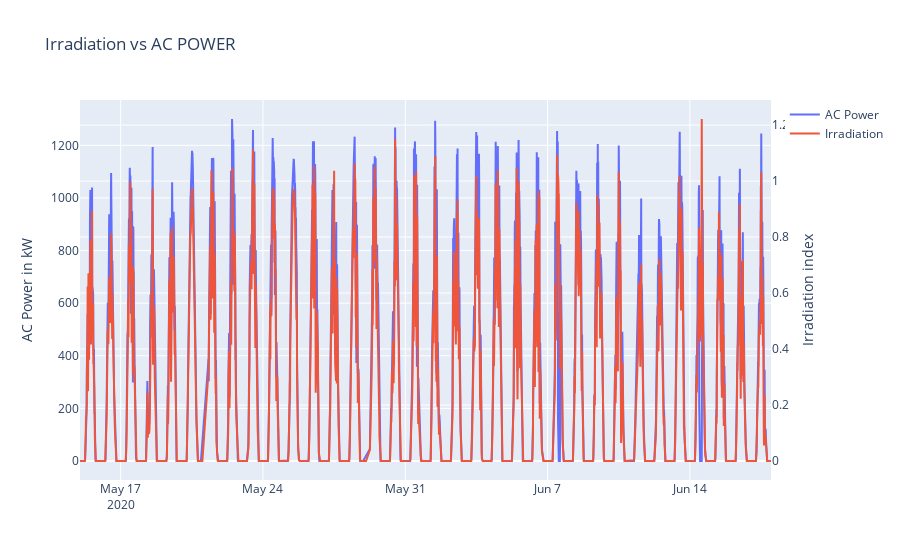

Source (notebook cell):
### Code cell
fig = go.Figure()

fig.add_trace(go.Scatter(x=inv_1["DATE_TIME"], y=inv_1["AC_POWER"],
                         mode='lines',
                         name='AC Power'))

fig.add_trace(go.Scatter(x=weather_filtered["DATE_TIME"], y=weather_filtered["IRRADIATION"],
                         mode='lines',
                         name='Irradiation',
                         yaxis='y2'))

fig.update_layout(title_text="Irradiation vs AC POWER",
                  yaxis1=dict(title="AC Power in kW",
                              side='left'),
                  yaxis2=dict(title="Irradiation index",
                              side='right',
                              anchor="x",
                              overlaying="y"
                              ))

fig.show()

### Figure 1 — Plotly figure (JSON) as saved in the notebook; plotly's stock layout.template omitted (floating-point values rounded to 4 significant figures; data arrays with more than 128 entries replaced by an {"elided": "..."} marker saying what was removed)
{"data": [{"mode": "lines", "name": "AC Power", "type": "scatter", "x": {"elided": "3154 str values"}, "y": {"elided": "3154 float values"}}, {"mode": "lines", "name": "Irradiation", "type": "scatter", "x": {"elided": "3182 str values"}, "y": {"elided": "3182 float values"}, "yaxis": "y2"}], "layout": {"title": {"text": "Irradiation vs AC POWER"}, "yaxis": {"side": "left", "title": {"text": "AC Power in kW"}}, "yaxis2": {"anchor": "x", "overlaying": "y", "side": "right", "title": {"text": "Irradiation index"}}}}
